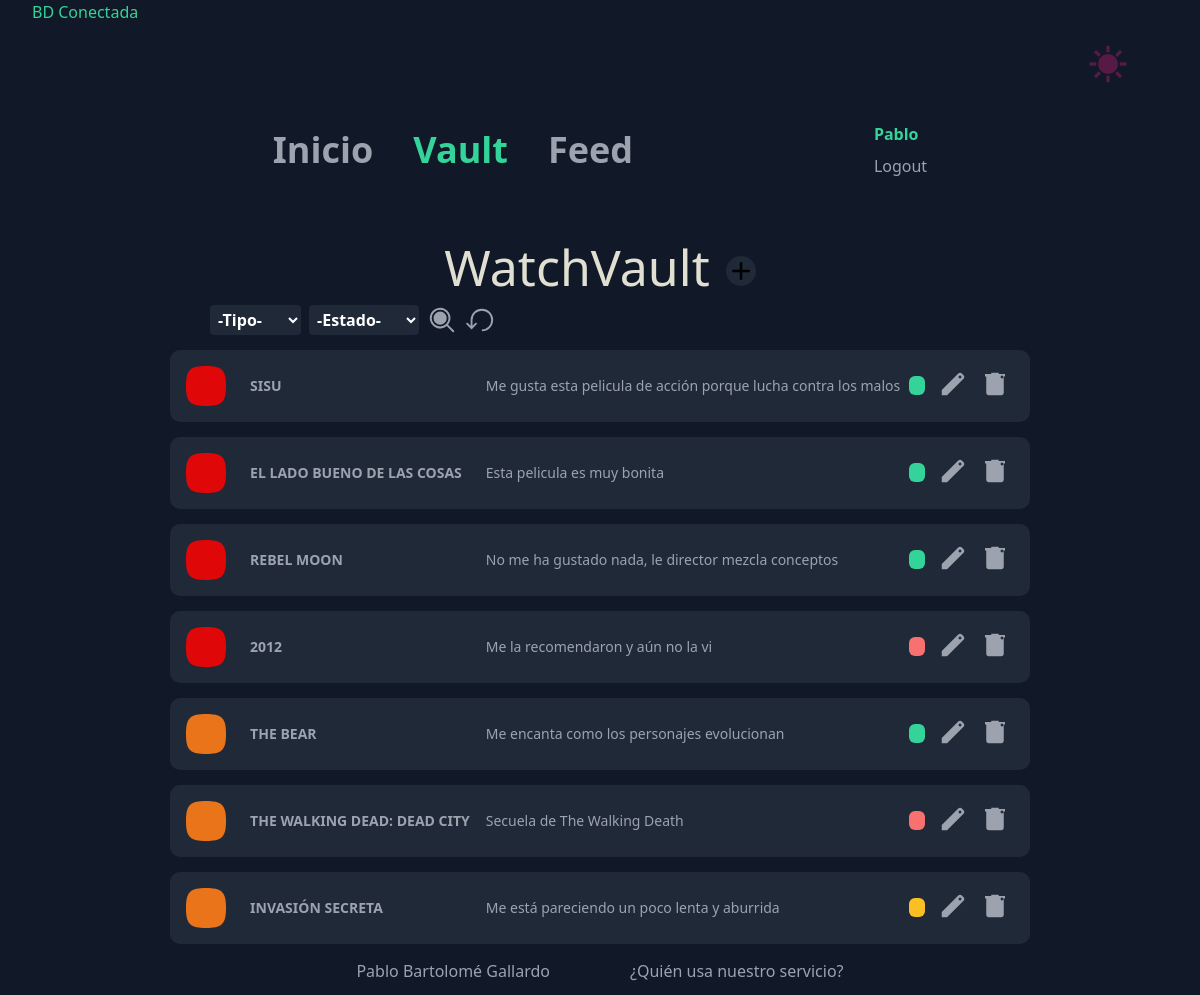
The page /vault.php (signed in) on the database its author committed.
### tables this page shows
CREATE TABLE `audiovisual` (
  `id` int(11) NOT NULL,
  `tipo` varchar(10) NOT NULL,
  `nombre` varchar(50) NOT NULL,
  `descripcion` varchar(100) DEFAULT NULL,
  `estado` varchar(10) NOT NULL,
  `idUsuario` int(11) NOT NULL
);

### vault.php (the view, shortened to what this page needs)
<?php
include 'layout/header.php';
?>
<div class="flex flex-col items-center justify-center">
    <div class="flex flex-row gap-4 items-center">
        <h1>WatchVault</h1>
        <form action="" method="POST">
            <button type="submit" name="openmodalaudiovisual" class="crear text-base bg-white rounded-full mt-3">
                <svg xmlns="http://www.w3.org/2000/svg" width="30" height="30" viewBox="0 0 24 24">
                    <path fill="#000000" d="M11 13H5v-2h6V5h2v6h6v2h-6v6h-2v-6Z" />
                </svg>
            </button>
        </form>
    </div>
    <div class="overflow-auto lg:overflow-visible">
        <div class="flex flex-row gap-5 justify-start items-center mx-10">
            <form action="" method="POST" class="flex flex-row gap-2 justify-around">
                <select name="tipofiltro" class="px-1 rounded font-bold text-white bg-gray-800">
                    <option value="" <?php echo ($tipoFiltro === null) ? 'selected' : ''; ?> disabled>-Tipo-</option>
                </select>
                <select name="estadofiltro" class="px-1 rounded font-bold text-white bg-gray-800">
                    <option value="" <?php echo ($estadofiltro === null) ? 'selected' : ''; ?> disabled>-Estado-</option>
                </select>
                <button type="submit" name="busquedafiltro"><svg xmlns="http://www.w3.org/2000/svg" width="30" height="30" viewBox="0 0 256 256">
                        <path fill="#9ca3af" d="M168 112a56 56 0 1 1-56-56a56 56 0 0 1 56 56Zm61.66 117.66a8 8 0 0 1-11.32 0l-50.06-50.07a88 88 0 1 1 11.32-11.31l50.06 50.06a8 8 0 0 1 0 11.32ZM112 184a72 72 0 1 0-72-72a72.08 72.08 0 0 0 72 72Z" />
                    </svg></button>
                <button type="submit" name="resetfiltro"><svg xmlns="http://www.w3.org/2000/svg" width="30" height="30" viewBox="0 0 32 32">
                        <path fill="#9ca3af" d="M18 28A12 12 0 1 0 6 16v6.2l-3.6-3.6L1 20l6 6l6-6l-1.4-1.4L8 22.2V16a10 10 0 1 1 10 10Z" />
                    </svg></button>
            </form>
        </div>
        <table class="table text-gray-400 border-separate space-y-6 text-sm">
            <tbody>
                <?php
                if ($tipoFiltro !== null || $estadofiltro !== null) {
                    $audiovisuales = busquedaFiltro($conexion, $tipoFiltro, $estadofiltro);
                } else {
                    $audiovisuales = mostrarAudiovisuales($conexion);
                }
                if (empty($audiovisuales)) {
                    echo "<p class='text-red-400'>No hay ninguna pelicula o serie</p>";
                } else {
                    foreach ($audiovisuales as $audiovisual) {
                        echo '
                        <tr class="bg-gray-800 ' . (($_COOKIE['estilo'] == 'sol') ? 'sol' : '') . '">
                            <td class="p-3">
                                <div class="flex align-items-center" title="' . ($audiovisual['tipo'] == 'pelicula' ? 'Pelicula' : 'Serie') . '">
                                    <svg
                                        class="rounded-full h-12 w-12 object-cover"
                                        width="30"
                                        height="30"
                                        viewBox="0 0 24 24"
                                        fill="none"
                                        xmlns="http://www.w3.org/2000/svg"
                                    >
                                        <g id="SVGRepo_bgCarrier" stroke-width="0"></g>
                                        <g
                                            id="SVGRepo_tracerCarrier"
                                            stroke-linecap="round"
                                            stroke-linejoin="round"
                                        ></g>
                                        <g id="SVGRepo_iconCarrier">
                                            <rect width="24" height="24"></rect>
                                            <path
                                                fill-rule="evenodd"
                                                clip-rule="evenodd"
                                                d="M7.25007 2.38782C8.54878 2.0992 10.1243 2 12 2C13.8757 2 15.4512 2.0992 16.7499 2.38782C18.06 2.67897 19.1488 3.176 19.9864 4.01358C20.824 4.85116 21.321 5.94002 21.6122 7.25007C21.9008 8.54878 22 10.1243 22 12C22 13.8757 21.9008 15.4512 21.6122 16.7499C21.321 18.06 20.824 19.1488 19.9864 19.9864C19.1488 20.824 18.06 21.321 16.7499 21.6122C15.4512 21.9008 13.8757 22 12 22C10.1243 22 8.54878 21.9008 7.25007 21.6122C5.94002 21.321 4.85116 20.824 4.01358 19.9864C3.176 19.1488 2.67897 18.06 2.38782 16.7499C2.0992 15.4512 2 13.8757 2 12C2 10.1243 2.0992 8.54878 2.38782 7.25007C2.67897 5.94002 3.176 4.85116 4.01358 4.01358C4.85116 3.176 5.94002 2.67897 7.25007 2.38782Z"
                                                fill="' . ($audiovisual['tipo'] == 'pelicula' ? '#df0707' : '#ea741a') . '"
                                            ></path>
                                        </g>
                                    </svg>
                                </div>
                            </td>
                            <td class="p-2 font-bold">' . $audiovisual['nombre'] . '</td>
                            <td class="p-2">' . $audiovisual['descripcion'] . '</td>
                            <td class="text-center">
                            <span class="' . ($audiovisual['estado'] == 'vista' ? 'bg-green-400' : ($audiovisual['estado'] == 'pendiente' ? 'bg-red-400' : 'bg-yellow-400')) . ' text-gray-50 rounded-md px-2" title="' . ($audiovisual['estado'] == 'vista' ? 'vista' : ($audiovisual['estado'] == 'pendiente' ? 'pendiente' : 'viendo')) . '"></span>
                            </td>
                            <td class="p-3">
                            <form action="" method="POST">
                                <button type="submit" name="openmodalmodificar" class="text-base mr-2" title="Modificar">
                                <input type="hidden" name="idAudiovisual" value="' . $audiovisual['id'] . '">
                                <input type="hidden" name="idUsuario" value="' . $_SESSION['id'] . '">
                                <input type="hidden" name="tipo" value="' . $audiovisual['tipo'] . '">
                                <input type="hidden" name="nombre" value="' . htmlspecialchars($audiovisual['nombre']) . '">
                                <input type="hidden" name="descripcion" value="' . htmlspecialchars($audiovisual['descripcion']) . '">
                                <input type="hidden" name="estado" value="' . $audiovisual['estado'] . '">
                                    <svg
                                        xmlns="http://www.w3.org/2000/svg"
                                        width="30"
                                        height="30"
                                        viewBox="0 0 24 24"
                                    >
                                        <path
                                            fill="#9ca3af"
                                            d="M3 21v-4.25L16.2 3.575q.3-.275.663-.425t.762-.15q.4 0 .775.15t.65.45L20.425 5q.3.275.438.65T21 6.4q0 .4-.138.763t-.437.662L7.25 21H3ZM17.6 7.8L19 6.4L17.6 5l-1.4 1.4l1.4 1.4Z"
                                        />
                                    </svg>
                                </button>
                                <button type="submit" name="eliminaraudiovisual" class="text-base mr-2" title="Eliminar">
                                    <input type="hidden" name="idAudiovisual" value="' . $audiovisual['id'] . '">
                                    <input type="hidden" name="idUsuario" value="' . $_SESSION['id'] . '">
                                    <svg
                                        xmlns="http://www.w3.org/2000/svg"
                                        width="30"
                                        height="30"
                                        viewBox="0 0 24 24"
                                    >
                                        <path
                                            fill="#9ca3af"
                                            d="M7 21q-.825 0-1.413-.588T5 19V6H4V4h5V3h6v1h5v2h-1v13q0 .825-.588 1.413T17 21H7ZM17.6 7.8L19 6.4L17.6 5l-1.4 1.4l1.4 1.4Z"
                                        />
                                    </svg>
                                </button>
                                </form>
                            </td>
                        </tr>';
                    }
                }
                ?>
            </tbody>
        </table>
    </div>
</div>
<?php include 'layout/footer.php' ?>

### layout/styles.css (style rules this page uses)
body { background-color: #111827; display: flex; flex-direction: column; min-height: 100vh; margin: 0 2rem 0 2rem; }
.table { border-spacing: 0 15px; }
.table tr { border-radius: 20px; }
h1 { color: #e1dfd1; font-size: 50px; }
tr td:nth-child(n + 5), tr th:nth-child(n + 5) { border-radius: 0 0.625rem 0.625rem 0; }
tr td:nth-child(1), tr th:nth-child(1) { border-radius: 0.625rem 0 0 0.625rem; }
.crear { background-color: #1f2937; }
.crear svg { transition: fill 0.3s ease; }

### rows shown on the page
audiovisual: nombre "SISU", descripcion "Me gusta esta pelicula de acción porque lucha contra los malos"
audiovisual: nombre "EL LADO BUENO DE LAS COSAS", descripcion "Esta pelicula es muy bonita"
audiovisual: nombre "REBEL MOON", descripcion "No me ha gustado nada, le director mezcla conceptos"
audiovisual: nombre "2012", descripcion "Me la recomendaron y aún no la vi"
audiovisual: nombre "THE BEAR", descripcion "Me encanta como los personajes evolucionan"
audiovisual: nombre "THE WALKING DEAD: DEAD CITY", descripcion "Secuela de The Walking Death"
audiovisual: nombre "INVASIÓN SECRETA", descripcion "Me está pareciendo un poco lenta y aburrida"

### other values the page prints
$_SESSION['usuario'] "Pablo"
